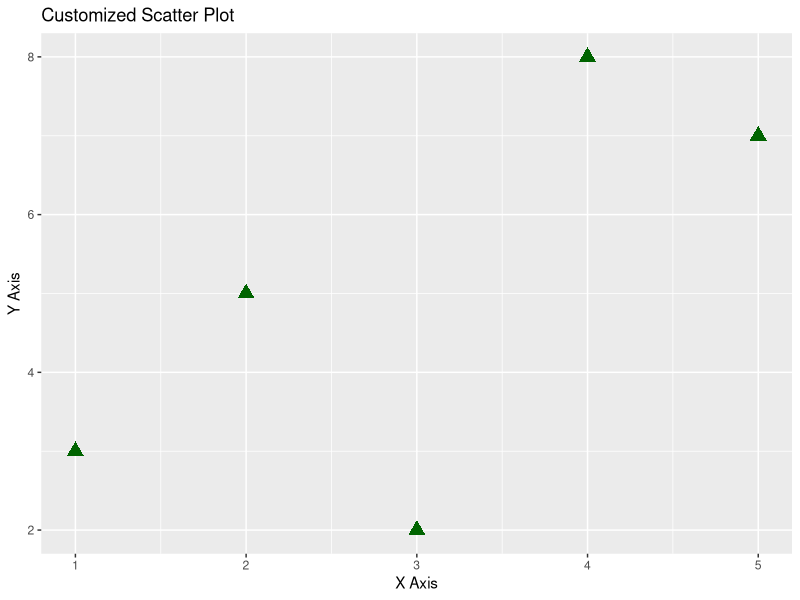

Write the R code that produced this figure.
library(ggplot2)
df <- data.frame(
  x = c(1, 2, 3, 4, 5),
  y = c(3, 5, 2, 8, 7)
)
ggplot(df, aes(x = x, y = y)) +
  geom_point(size = 4, shape = 17, color = "darkgreen") +
  labs(title = "Customized Scatter Plot",
       x = "X Axis",
       y = "Y Axis")
